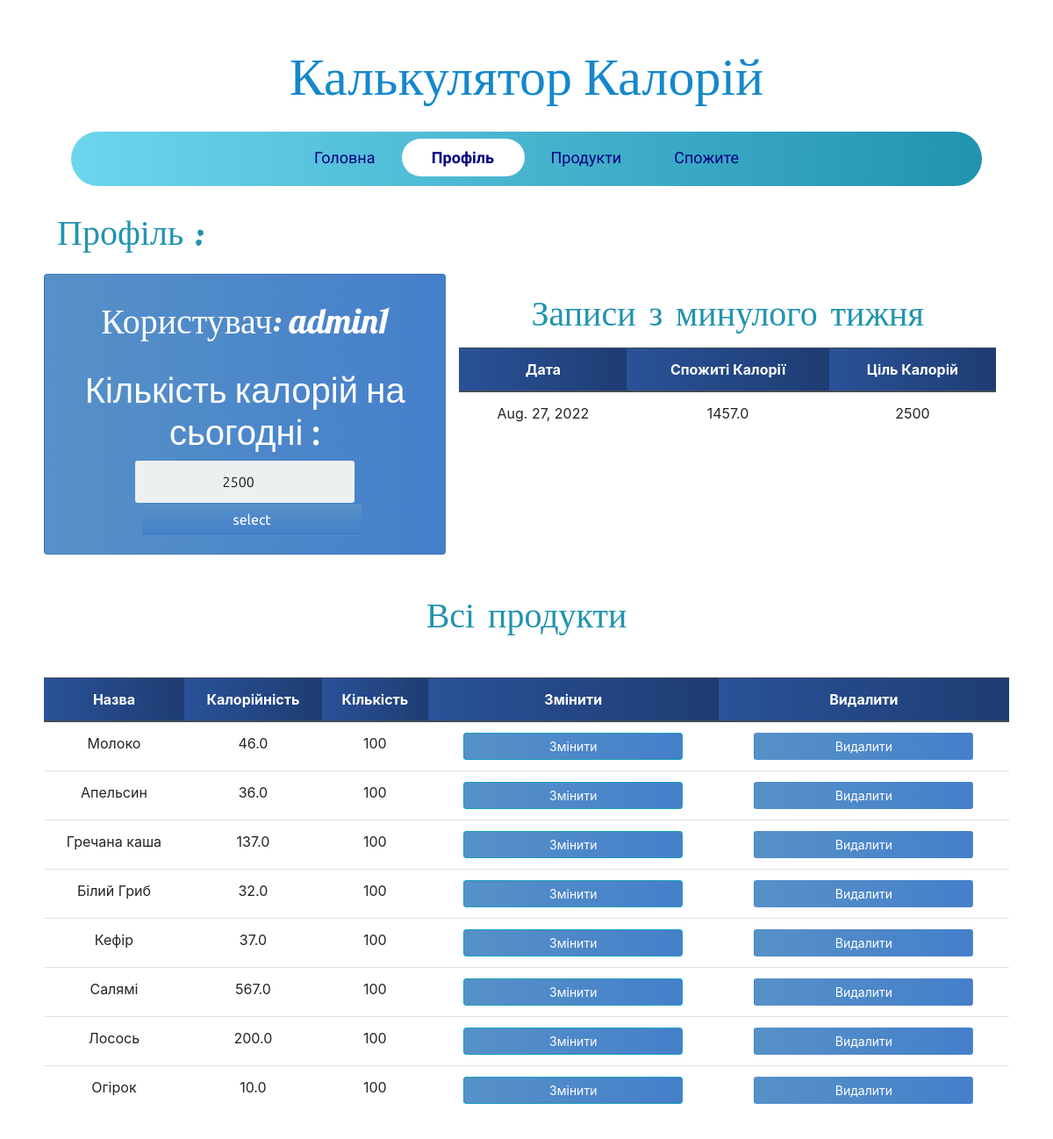
Page /profile/ (signed in) on the committed database.
### calories/models.py (models this page shows, shortened)
class Profile(models.Model):
    person_of = models.ForeignKey(User, null=True, on_delete=models.CASCADE)
    calorie_count = models.FloatField(default=0, null=True, blank=True)
    food_selected = models.ForeignKey(Food, on_delete=models.CASCADE, null=True, blank=True)
    quantity = models.FloatField(default=0)
    total_calorie = models.FloatField(default=0, null=True)
    date = models.DateField(auto_now_add=True)
    calorie_goal = models.PositiveIntegerField(default=0)
    all_food_selected_today = models.ManyToManyField(Food, through='PostFood', related_name='inventory')

class Food(models.Model):
    name = models.CharField(max_length=200, null=False)
    quantity = models.PositiveIntegerField(null=False, default=0)
    calorie = models.FloatField(null=False, default=0)
    person_of = models.ForeignKey(User, null=True, on_delete=models.CASCADE)

### calories/views.py (the view)
# urls.py: path('profile/', ProfilePage, name='profile'),
@login_required
def ProfilePage(request):
    person = Profile.objects.filter(person_of=request.user).last()
    food_items = Food.objects.filter(person_of=request.user)
    if request.method == 'POST':
        form = ProfileForm(request.POST, instance=person)
        if form.is_valid():
            form.save()
            return redirect('profile')
    else:
        form = ProfileForm(instance=person)
    some_day_last_week = timezone.now().date() - timedelta(days=7)
    records = Profile.objects.filter(date__gte=some_day_last_week, date__lt=timezone.now().date(),
                                     person_of=request.user)
    context = {'form': form, 'food_items': food_items, 'records': records}
    return render(request, 'profile.html', context)

### calories/forms.py
class ProfileForm(forms.ModelForm):
    class Meta:
        model = Profile
        fields = ('calorie_goal',)

### templates/profile.html (shortened to what this page needs)
{% extends 'layouts/base.html' %}
{% block content %}
<div class="container-fluid">
    <h1 class="headline">Профіль :</h1>
        <div class="row mt-4 mb-4">
            <div class="col-lg-5 card card-body">
            <div class="app-title">
                <h1 class="text-center profile-text mt-2">Користувач: {{ request.user }} </h1>
            </div>
            <form method="POST" action="" class="login-form pt-4">
                {% for field in form %}
                <h1>Кількість калорій на сьогодні :</h1>
                {{ field }}
                {% endfor %}
                <input class="btn login_btn profile-submit ml-3" type="submit" value="select">
            </form>
        </div>
            <div class="col-lg-7">
                <h1 class="text-center headline pb-2">Записи з минулого тижня</h1>
                <table class="table text-center">
                    <thead class="thead-dark">
                        <tr>
                            <th scope="col">Дата</th>
                            <th scope="col">Спожиті Калорії</th>
                            <th scope="col">Ціль Калорій</th>
                        </tr>
                    </thead>
                    <tbody>
                        {% for record in records %}
                        <tr>
                            <td>{{ record.date }}</td>
                            <td>{{ record.total_calorie }}</td>
                            <td>{{ record.calorie_goal }}</td>
                        </tr>
                        {% endfor %}
                    </tbody>
                </table>
            </div>
     </div>
    <h1 class="text-center headline">Всі продукти</h1>
     <div class="row mt-5">
      <table class="table text-center">
            <thead class="thead-dark">
                <tr>
                    <th scope="col">Назва</th>
                    <th scope="col">Калорійність</th>
                    <th scope="col">Кількість</th>
                    <th scope="col">Змінити</th>
                    <th scope="col">Видалити</th>
                </tr>
            </thead>
            <tbody>
                {% for food in food_items %}
                <tr>
                    <td>{{ food.name }}</td>
                    <td>{{ food.calorie }}</td>
                    <td>{{ food.quantity }}</td>
                    <td><a class="btn btn-sm btn-info" href="{% url 'update_food' food.id %}">Змінити</a></td>
                    <td><a class="btn btn-sm " href="{% url 'delete_food' food.id %}">Видалити</a></td>
                </tr>
                {% endfor %}
            </tbody>
        </table>
    </div>
</div>
{% endblock content %}

### static/css/base.css (style rules this page uses)
a { text-decoration:none !important; }
body { font-family: Arial; background-color: #3498DB; padding: 50px; }
.app-title { text-align: center; color: #777; }
.login-form { text-align: center; }
input { text-align: center; background-color: #ECF0F1; border: 2px solid transparent; border-radius: 3px; font-size: 16px; font-weight: 200; padding: 10px 0; width: 250px; transition: border .5s; }
.btn { background: #457fca; background: -webkit-linear-gradient(to right, #5691c8, #457fca); background: linear-gradient(to right, #5691c8, #457fca); color: white !important; font-size: 16px; line-height: 25px; padding: 10px 0; text-decoration: none; text-shadow: none; border-radius: 3px; box-shadow: none; transition: 0.25s; display: block; width: 250px; margin: 0 auto; }
.card { background: #457fca; background: -webkit-linear-gradient(to right, #5691c8, #457fca); background: linear-gradient(to right, #5691c8, #457fca); color:white; }
.card::before, .card::after { position: absolute; top: 0; right: 0; bottom: 0; left: 0; transform: scale3d(0, 0, 1); transition: transform .3s ease-out 0s; background: rgba(255, 255, 255, 0.1); content: ''; pointer-events: none; }
.card::before { transform-origin: left top; }
.card::after { transform-origin: right bottom; }
th { background: #1e3c72; background: -webkit-linear-gradient(to right, #2a5298, #1e3c72); background: linear-gradient(to right, #2a5298, #1e3c72); }
.card { font-family: 'Grandstander', cursive; font-family: 'Ubuntu', sans-serif; }
.headline { font-family: 'Permanent Marker', cursive; padding-top:20px; color: #2193b0; color: -webkit-linear-gradient(to right, #6dd5ed, #2193b0); color: linear-gradient(to right, #6dd5ed, #2193b0); }
.profile-text { color:white; font-family: 'Lobster', cursive; }
.table { background-color: white; color: #18AD7C; }
.profile-submit { background: #457fca; background: -webkit-linear-gradient(to bottom, #5691c8, #457fca); background: linear-gradient(to bottom, #5691c8, #457fca); }

### rows in the picture
Profile: form "2500", date "Aug. 27, 2022", total_calorie "1457.0", calorie_goal "2500"
Food: name "Молоко", calorie "46.0", quantity "100"
Food: name "Апельсин", calorie "36.0", quantity "100"
Food: name "Гречана каша", calorie "137.0", quantity "100"
Food: name "Білий Гриб", calorie "32.0", quantity "100"
Food: name "Кефір", calorie "37.0", quantity "100"
Food: name "Салямі", calorie "567.0", quantity "100"
Food: name "Лосось", calorie "200.0", quantity "100"
Food: name "Огірок", calorie "10.0", quantity "100"

### other values in the picture
{{ request.user }} "admin1"
